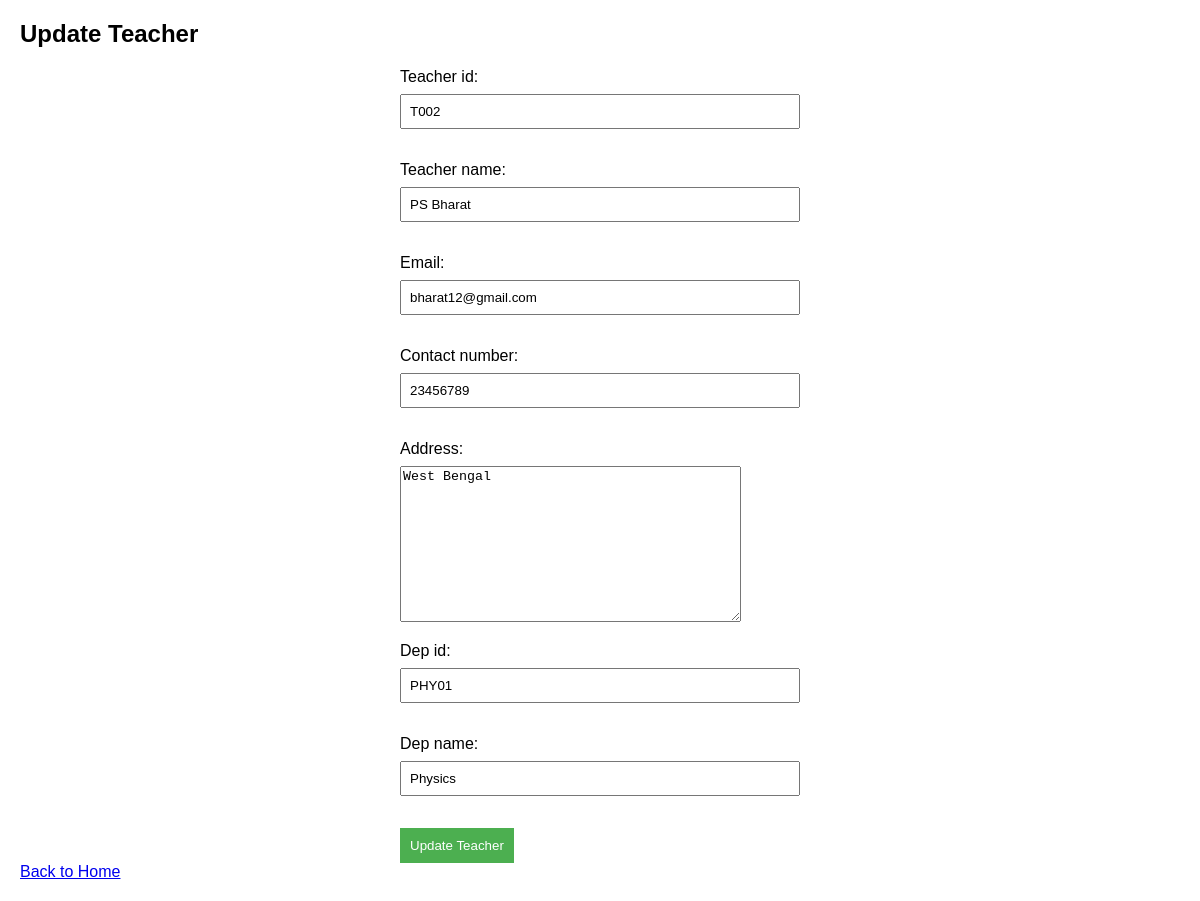
The app's page /teacher/update_teacher/T002/ with its own data.
### teacher/models.py (models this page shows, shortened)
class Teacher(models.Model):
    teacher_id = models.CharField(max_length=10, primary_key=True)
    teacher_name = models.CharField(max_length=100)
    email = models.EmailField(unique=True)
    contact_number = models.CharField(max_length=15)
    address = models.TextField()
    dep_id = models.CharField(max_length=10)
    dep_name=models.CharField(max_length=30)

### teacher/views.py (the view)
# urls.py: path('update_teacher/<str:teacher_id>/', views.update_teacher, name='update_teacher'),
def update_teacher(request, teacher_id):
    teacher = get_object_or_404(Teacher, teacher_id=teacher_id)
    val_check=teacher.teacher_id
    if request.method == 'POST':
        form = TeacherForm(request.POST, instance=teacher)
        if form.is_valid():
            teacher_id_check=form.cleaned_data['dep_name']
            """
            if val_check != teacher_id_check:
                print("Check Condition")
                return HttpResponse("<h1>Update of Id not allowed. Create a new one with Specified Id")
            """
            form.save()
            return redirect('list_teacher')
    else:
        form = TeacherForm(instance=teacher)
    return render(request, 'update_teacher.html', {'form': form, 'teacher': teacher})

### teacher/forms.py
class TeacherForm(forms.ModelForm):
    class Meta:
        model = Teacher
        fields = ['teacher_id', 'teacher_name', 'email', 'contact_number', 'address', 'dep_id','dep_name']

### templates/update_teacher.html (shortened to what this page needs)
<!DOCTYPE html>
<html lang="en">
<head>
</head>
<body>
    <h2>Update Teacher</h2>
    <form method="post">
        {{ form.as_p }}
        <button type="submit">Update Teacher</button>
    </form>
    <a href="{% url 'class_list' %}" class="button">Back to Home</a>
</body>
</html>

### templates/update_teacher.html (style rules this page uses)
body { font-family: Arial, sans-serif; margin: 20px; }
form { max-width: 400px; margin: 0 auto; }
label { display: block; margin-bottom: 8px; }
input, select { width: 100%; padding: 8px; margin-bottom: 16px; box-sizing: border-box; }
button { background-color: #4CAF50; color: white; padding: 10px; border: none; cursor: pointer; }

### records on screen
Teacher: teacher_id "T002", teacher_name "PS Bharat", email "bharat12@gmail.com", contact_number "23456789", address "West Bengal", dep_id "PHY01", dep_name "Physics"
